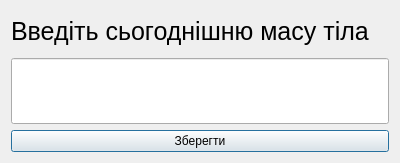
<?xml version="1.0" encoding="UTF-8"?>
<ui version="4.0">
 <class>My_mas</class>
 <widget class="QDialog" name="My_mas">
  <property name="geometry">
   <rect>
    <x>0</x>
    <y>0</y>
    <width>400</width>
    <height>163</height>
   </rect>
  </property>
  <property name="windowTitle">
   <string>Контроль ваги</string>
  </property>
  <layout class="QVBoxLayout" name="verticalLayout">
   <item>
    <widget class="QLabel" name="label">
     <property name="font">
      <font>
       <pointsize>19</pointsize>
      </font>
     </property>
     <property name="text">
      <string>Введіть сьогоднішню масу тіла</string>
     </property>
    </widget>
   </item>
   <item>
    <widget class="QLineEdit" name="lineEdit">
     <property name="font">
      <font>
       <pointsize>38</pointsize>
      </font>
     </property>
     <property name="text">
      <string/>
     </property>
     <property name="alignment">
      <set>Qt::AlignCenter</set>
     </property>
    </widget>
   </item>
   <item>
    <widget class="QPushButton" name="pushButton">
     <property name="text">
      <string>Зберегти</string>
     </property>
    </widget>
   </item>
  </layout>
 </widget>
 <resources/>
 <connections/>
</ui>
